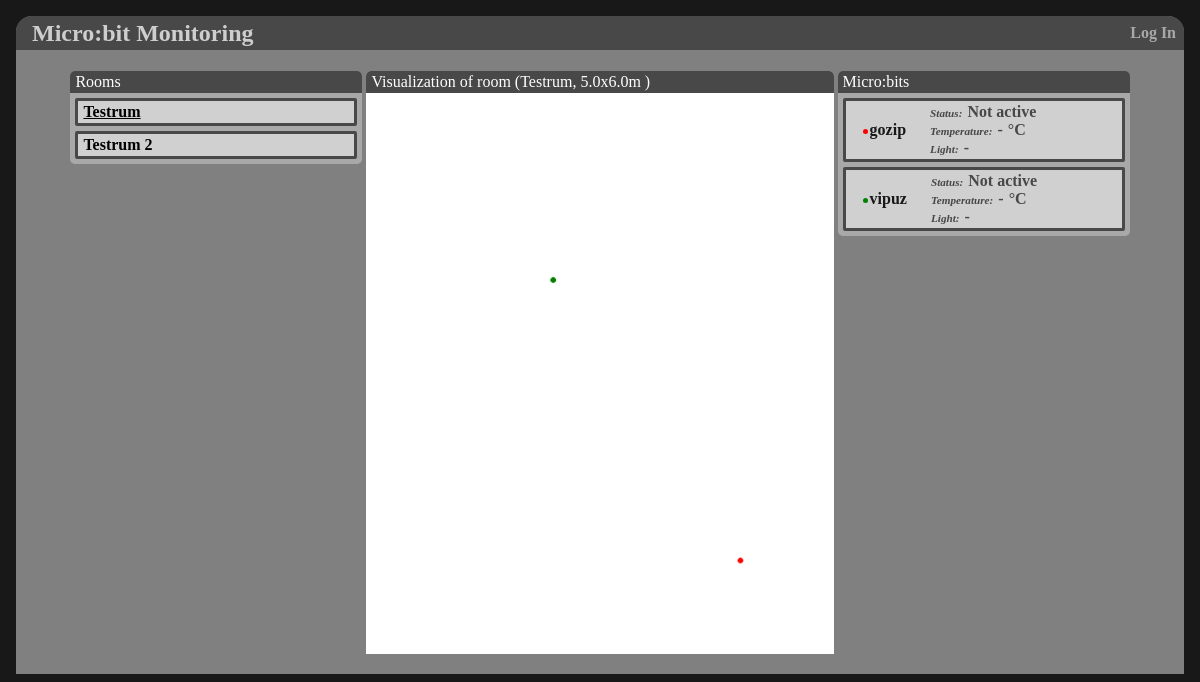
Before: / with the older database file.
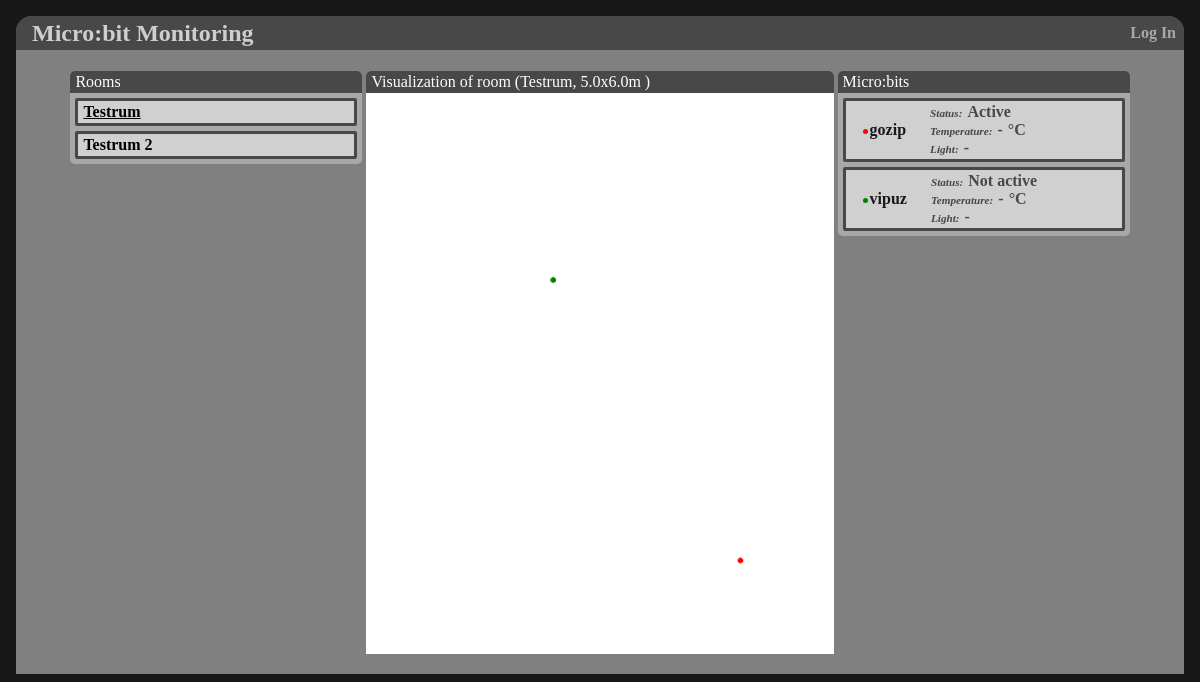
After: the same page with the newer database file.
### tables this page shows
CREATE TABLE room (
    'id' INTEGER PRIMARY KEY AUTOINCREMENT,
    'description' TEXT UNIQUE NOT NULL,
    'width' FLOAT,
    'deepth' FLOAT
);

CREATE TABLE microbit (
    'id' CHAR(5) PRIMARY KEY,
    'name' TEXT,
    'room' INTEGER,
    'temp' INTEGER,
    'light' INTEGER,
    'position_x' FLOAT,
    'position_y' FLOAT,
    'status' TEXT NOT NULL,
    
    FOREIGN KEY ('room') REFERENCES room ('id')
);

### microbit_app/monitor.py (the view)
@bp.route('/')
def index():
    db = get_db()
    microbits = db.execute('SELECT * FROM microbit;').fetchall()
    rooms = db.execute('SELECT * FROM room;').fetchall()
    print()
    return render_template('monitor/index.html', microbits=microbits, rooms=rooms, colors=colors)

### microbit_app/auth.py (called while the page is built)
@bp.before_app_request
def load_logged_in_user():
    user_id = session.get('user_id')
    if user_id is None:
        g.user = None
    else:
        g.user = get_db().execute(
            'SELECT * FROM user WHERE id = ?', (user_id, )
        ).fetchone()

### microbit_app/db.py (called while the page is built)
def get_db():
    if 'db' not in g:
        g.db = sqlite3.connect(
            current_app.config['DATABASE'],
            detect_types=sqlite3.PARSE_DECLTYPES
        )
        g.db.row_factory = sqlite3.Row
    return g.db

### microbit_app/templates/monitor/index.html (shortened to what this page needs)
{% extends 'base.html' %}
{% block content %}
    {% set i = 0 %}
    <body onload="loadCanvas({{ rooms[0]['width']}}, {{ rooms[0]['deepth']}}, [{% for microbit in microbits %}[{% if microbit['room'] == rooms[0]['id'] %}'{{ colors[loop.index] }}', {{microbit['position_x']}}, {{microbit['position_y']}}{% endif %}]{% if not loop.last %}, {% endif %}{% endfor %}])">
        <center>
            <div class="box-cell box1">
                <div class="box-top">Rooms</div>
                {% for room in rooms %}
                    <div class="room-container"><a href="{{ url_for('monitor.room', id=room['id']) }}" {% if loop.index == 1 %}id="this-room" title="{{room['id']}}"{% endif %}>{{ room['description'] }}</a></div>
                {% endfor %}
            </div>
            <div class="box-cell box2" >
                <div class="box-top">Visualization of room ({% if rooms %}{{ rooms[0]['description'] }}, {{ rooms[0]['width'] }}x{{ rooms[0]['deepth'] }}m  {% else %}No selected room{% endif %}){% if g.user %} <p class="edit-room"><a href="#">Edit</a></p> {% endif %}</div>
                <canvas id="canvas1">
                </canvas>
            </div>
            <div class="box-cell box3">
                <div class="box-top">Micro:bits</div>
                {% for microbit in microbits %}
                    <div class="microbit-container">
                        <div class="inner-mb">
                            <p class="mb-name" id="mb1-name"><span class="dot" id="{{ microbit['id'] }}"></span><a href="#">{{ microbit['id'] }}</a></p>
                        </div>
                        <div class="inner-mb">
                            <div><p class="mb-spec">Status: </p><p class="inner-p" id="{{microbit['id']}}-status">{{ microbit['status'] }}</p></div>
                            <div><p class="mb-spec" id="{{microbit['id']}}-t">Temperature: </p><p class="inner-p" id="{{microbit['id']}}-temp">-</p>°C</div>
                            <div><p class="mb-spec" id="{{microbit['id']}}-l">Light: </p><p class="inner-p" id="{{microbit['id']}}-light">-</p></div>
                        </div>
                    </div>
                {% endfor %}
            </div>
        </center>
    </body>
{% endblock %}

### microbit_app/templates/base.html (shortened to what this page needs)
<!doctype html>
<html>
    <head>
        <link rel="stylesheet" href="{{ url_for('static', filename='style.css') }}">
    </head>
    <nav>
    <h1 class="container-head"><a class="head-title" href="{{ url_for('monitor.index') }}">Micro:bit Monitoring</a></h1>
    <ul>
        {% if g.user %}
        <li><span>{{ g.user['username'] }}</span>
        <li><a href="{{ url_for('auth.users') }}">User management</a>
        <li><a href="{{ url_for('auth.logout') }}">Log Out</a>
        {% else %}
        <li><a href="{{ url_for('auth.login') }}">Log In</a>
        {% endif %}
    </ul>
    </nav>
    {% block content %}{% endblock %}
</html>

### microbit_app/static/style.css (style rules this page uses)
html { padding: 1em; background-color: #181818; color: white; font-family: Cambria, Cochin, Georgia, Times, 'Times New Roman', serif; }
nav { padding-left: 0; background-color: #484848; border-top-left-radius: 1em; border-top-right-radius: 1em; display: flex; align-items: center; }
nav h1 { flex: auto; margin: 0; }
nav h1 a { text-decoration: none; padding: 1rem 1rem; }
nav ul li a { color: #a8a8a8; }
a, a:visited { color: #cecece; text-decoration: none; font-weight: bold; }
.room-container a { color: black; }
nav ul { display: flex; list-style: none; margin: 0; padding: 0; }
nav ul li a, nav ul li span, header .action { display: block; padding: 0.5rem; }
body { border-top-left-radius: 1em; border-top-right-radius: 1em; min-width: 640px; min-height: 500px; margin: 0 auto; background: #808080; }
.box-cell.box1 { border-radius: 5px; display: inline-block; width: 25%; height: 60%; min-height: auto; background:#a8a8a8; text-align:justify; vertical-align: top; margin: auto 0px; }
.box-cell.box2 { border-radius: 5px; display: inline-block; max-width: 40%; max-height: 60%; background:#d1d1d1; text-align:justify; vertical-align: top; margin-bottom: 20px; }
.box-cell.box3 { border-radius: 5px; display: inline-block; width: 25%; height: 60%; min-height: 100px; background:#a8a8a8; text-align:justify; vertical-align: top; margin-bottom: 20px; }
.box-top { padding: 2px 5px; border-top-left-radius: 5px; border-top-right-radius: 5px; background-color: #484848; }
.room-container { border-radius: 5px; margin: 5px; padding: 2px 5px; border-radius: 2px; background-color: #d0d0d0; border: #484848 solid; color: #484848; font-weight: bold; }
.microbit-container { border-radius: 5px; margin: 5px; padding: 2px 5px; border-radius: 2px; background-color: #d0d0d0; border: #484848 solid; color: #484848; font-weight: bold; }
.dot { height: 5px; width: 5px; margin: 1px 2px; background-color: grey; border-radius: 50%; display: inline-block; }
#canvas1 { display: inline-block; width: 100%; background:white; text-align:justify; vertical-align: top; }
.mb-name { font-weight: bold; margin: 0; }
.mb-spec { font-size: 0.7em; font-style: italic; margin: 0; }
.inner-mb { display: inline-block; vertical-align: middle; margin: 0px 10px; }
#this-room { text-decoration: underline; }
.inner-p, .mb-spec { display: inline-block; margin-bottom: 0px; margin-top: 0px; margin-right: 5px; }
.mb-name a { color: #181818; }

Changed rows visible on the page:
changed microbit "gozip": status "Not active" → "Active"
